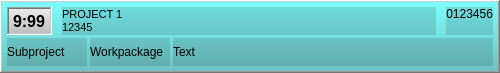
<?xml version="1.0" encoding="UTF-8"?>
<ui version="4.0">
 <class>timeAssignmentStrip</class>
 <widget class="QFrame" name="timeAssignmentStrip">
  <property name="geometry">
   <rect>
    <x>0</x>
    <y>0</y>
    <width>500</width>
    <height>73</height>
   </rect>
  </property>
  <property name="styleSheet">
   <string notr="true">QLabel { color: black; } #timeAssignmentStrip { background-color: qlineargradient( x1:0 y1:0, x2:0 y2:1, stop:0 #7FFFFF, stop:1 #6FBFBF); }</string>
  </property>
  <property name="frameShape">
   <enum>QFrame::WinPanel</enum>
  </property>
  <property name="frameShadow">
   <enum>QFrame::Raised</enum>
  </property>
  <layout class="QVBoxLayout" stretch="0,0">
   <property name="spacing">
    <number>3</number>
   </property>
   <property name="leftMargin">
    <number>5</number>
   </property>
   <property name="topMargin">
    <number>5</number>
   </property>
   <property name="rightMargin">
    <number>5</number>
   </property>
   <property name="bottomMargin">
    <number>5</number>
   </property>
   <item>
    <layout class="QHBoxLayout" stretch="0,1,0">
     <property name="spacing">
      <number>10</number>
     </property>
     <item>
      <widget class="QLabel" name="labelTime">
       <property name="font">
        <font>
         <pointsize>12</pointsize>
         <weight>75</weight>
         <bold>true</bold>
        </font>
       </property>
       <property name="styleSheet">
        <string notr="true">QLabel { background-color: qlineargradient( x1:0 y1:0, x2:0 y2:1, stop:0 #EEEEEE, stop:1 #BBBBBB); }</string>
       </property>
       <property name="frameShape">
        <enum>QFrame::WinPanel</enum>
       </property>
       <property name="frameShadow">
        <enum>QFrame::Sunken</enum>
       </property>
       <property name="text">
        <string notr="true">9:99</string>
       </property>
      </widget>
     </item>
     <item>
      <widget class="QLabel" name="labelProject">
       <property name="font">
        <font>
         <pointsize>8</pointsize>
        </font>
       </property>
       <property name="styleSheet">
        <string notr="true">background-color: rgba(0,0,0,30);</string>
       </property>
       <property name="text">
        <string notr="true">PROJECT 1
12345</string>
       </property>
      </widget>
     </item>
     <item>
      <widget class="QLabel" name="labelId">
       <property name="styleSheet">
        <string notr="true">background-color: rgba(0,0,0,30);</string>
       </property>
       <property name="text">
        <string notr="true">0123456</string>
       </property>
       <property name="alignment">
        <set>Qt::AlignRight|Qt::AlignTop|Qt::AlignTrailing</set>
       </property>
      </widget>
     </item>
    </layout>
   </item>
   <item>
    <layout class="QHBoxLayout" stretch="0,0,1">
     <item>
      <widget class="QLabel" name="labelSubproject">
       <property name="minimumSize">
        <size>
         <width>80</width>
         <height>0</height>
        </size>
       </property>
       <property name="styleSheet">
        <string notr="true">background-color: rgba(0,0,0,30);</string>
       </property>
       <property name="text">
        <string notr="true">Subproject</string>
       </property>
      </widget>
     </item>
     <item>
      <widget class="QLabel" name="labelWorkpackage">
       <property name="minimumSize">
        <size>
         <width>80</width>
         <height>0</height>
        </size>
       </property>
       <property name="styleSheet">
        <string notr="true">background-color: rgba(0,0,0,30);</string>
       </property>
       <property name="text">
        <string notr="true">Workpackage</string>
       </property>
      </widget>
     </item>
     <item>
      <widget class="QLabel" name="labelText">
       <property name="styleSheet">
        <string notr="true">background-color: rgba(0,0,0,30);</string>
       </property>
       <property name="text">
        <string notr="true">Text</string>
       </property>
      </widget>
     </item>
    </layout>
   </item>
  </layout>
 </widget>
 <resources/>
 <connections/>
</ui>
